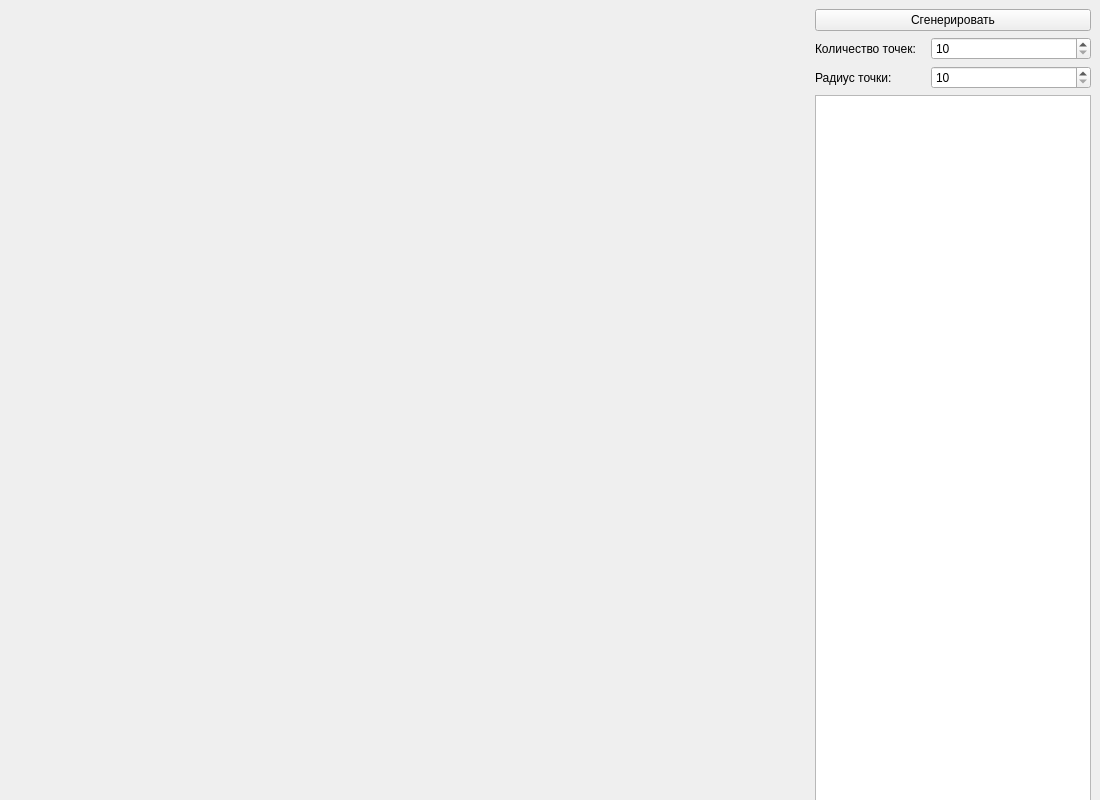
<?xml version="1.0" encoding="UTF-8"?>
<ui version="4.0">
 <class>MainWindow</class>
 <widget class="QMainWindow" name="MainWindow">
  <property name="geometry">
   <rect>
    <x>0</x>
    <y>0</y>
    <width>1100</width>
    <height>800</height>
   </rect>
  </property>
  <property name="minimumSize">
   <size>
    <width>1100</width>
    <height>800</height>
   </size>
  </property>
  <property name="maximumSize">
   <size>
    <width>1100</width>
    <height>800</height>
   </size>
  </property>
  <property name="windowTitle">
   <string>QPointHighlight</string>
  </property>
  <property name="windowIcon">
   <iconset resource="../Resources/resource.qrc">
    <normaloff>:/favicon.ico</normaloff>:/favicon.ico</iconset>
  </property>
  <widget class="QWidget" name="centralwidget">
   <property name="minimumSize">
    <size>
     <width>1100</width>
     <height>800</height>
    </size>
   </property>
   <property name="maximumSize">
    <size>
     <width>1100</width>
     <height>800</height>
    </size>
   </property>
   <widget class="RenderWidget" name="RenderViewWidget" native="true">
    <property name="geometry">
     <rect>
      <x>0</x>
      <y>0</y>
      <width>800</width>
      <height>800</height>
     </rect>
    </property>
    <property name="minimumSize">
     <size>
      <width>800</width>
      <height>800</height>
     </size>
    </property>
    <property name="maximumSize">
     <size>
      <width>800</width>
      <height>800</height>
     </size>
    </property>
   </widget>
   <widget class="QWidget" name="verticalLayoutWidget">
    <property name="geometry">
     <rect>
      <x>815</x>
      <y>9</y>
      <width>276</width>
      <height>892</height>
     </rect>
    </property>
    <layout class="QVBoxLayout" name="verticalLayout">
     <property name="spacing">
      <number>6</number>
     </property>
     <item>
      <widget class="QPushButton" name="GeneratePointsButton">
       <property name="text">
        <string>Сгенерировать</string>
       </property>
      </widget>
     </item>
     <item>
      <layout class="QHBoxLayout" name="horizontalLayout_3">
       <item>
        <widget class="QLabel" name="PointsGenerateCountLabel">
         <property name="maximumSize">
          <size>
           <width>110</width>
           <height>50</height>
          </size>
         </property>
         <property name="text">
          <string>Количество точек:</string>
         </property>
        </widget>
       </item>
       <item>
        <widget class="QSpinBox" name="PointsGenerateCountSpinBox">
         <property name="minimum">
          <number>10</number>
         </property>
         <property name="maximum">
          <number>500</number>
         </property>
        </widget>
       </item>
      </layout>
     </item>
     <item>
      <layout class="QHBoxLayout" name="horizontalLayout_4">
       <property name="sizeConstraint">
        <enum>QLayout::SizeConstraint::SetDefaultConstraint</enum>
       </property>
       <item>
        <widget class="QLabel" name="PointRadiusLabel">
         <property name="maximumSize">
          <size>
           <width>110</width>
           <height>50</height>
          </size>
         </property>
         <property name="text">
          <string>Радиус точки:</string>
         </property>
        </widget>
       </item>
       <item>
        <widget class="QSpinBox" name="PointRadiusSpinBox">
         <property name="minimum">
          <number>10</number>
         </property>
         <property name="maximum">
          <number>100</number>
         </property>
        </widget>
       </item>
      </layout>
     </item>
     <item>
      <widget class="QListView" name="PointsAreasListView">
       <property name="minimumSize">
        <size>
         <width>0</width>
         <height>800</height>
        </size>
       </property>
      </widget>
     </item>
    </layout>
   </widget>
  </widget>
 </widget>
 <customwidgets>
  <customwidget>
   <class>RenderWidget</class>
   <extends>QWidget</extends>
   <header location="global">RenderWidget.h</header>
   <container>1</container>
  </customwidget>
 </customwidgets>
 <resources>
  <include location="../Resources/resource.qrc"/>
 </resources>
 <connections/>
</ui>
